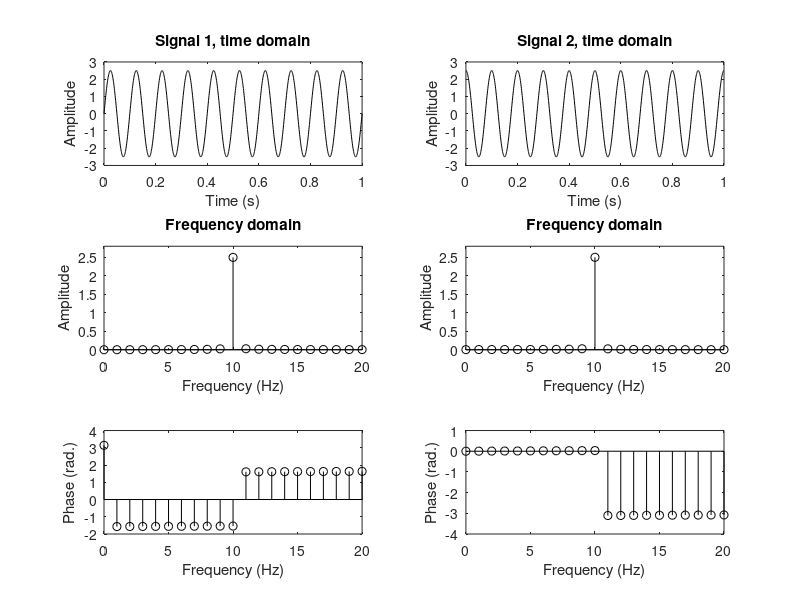

MATLAB code to generate this figure:
%% Interpreting phase values

%% Same amplitude, Different phase
% Simulation parameters
srate = 1000;
time  = 0:1/srate:1;
npnts = length(time);

% Generate signal
signal1 = 2.5*sin(2*pi*10*time +   0  ); % different phase values
signal2 = 2.5*sin(2*pi*10*time + pi/2 ); 

% Fourier transform
fourTime = (0:npnts-1)/npnts;
signal1X = zeros(size(signal1));
signal2X = zeros(size(signal2));

for fi=1:npnts
    csw = exp( -1i*2*pi*(fi-1)*fourTime );
    signal1X(fi) = sum( signal1.*csw );
    signal2X(fi) = sum( signal2.*csw );
end

% Frequencies vector
hz = linspace(0,srate/2,floor(length(time)/2)+1);

% Extract correctly-normalized amplitude
signal1Amp = abs(signal1X(1:length(hz))/npnts);
signal1Amp(2:end) = 2*signal1Amp(2:end);

signal2Amp = abs(signal2X(1:length(hz))/npnts);
signal2Amp(2:end) = 2*signal2Amp(2:end);

% Extract phases
signal1phase = angle(signal1X(1:length(hz)));
signal2phase = angle(signal2X(1:length(hz)));

figure(5), clf

% Plot time-domain signals
subplot(321), plot(time,signal1,'k')
title('Signal 1, time domain')
xlabel('Time (s)'), ylabel('Amplitude')

subplot(322), plot(time,signal2,'k')
title('Signal 2, time domain')
xlabel('Time (s)'), ylabel('Amplitude')

subplot(323), stem(hz,signal1Amp,'k')
title('Frequency domain')
xlabel('Frequency (Hz)'), ylabel('Amplitude')
set(gca,'xlim',[0 20],'ylim',[0 2.8])

subplot(324), stem(hz,signal2Amp,'k')
title('Frequency domain')
xlabel('Frequency (Hz)'), ylabel('Amplitude')
set(gca,'xlim',[0 20],'ylim',[0 2.8])

subplot(325), stem(hz,signal1phase,'k')
xlabel('Frequency (Hz)'), ylabel('Phase (rad.)')
set(gca,'xlim',[0 20])

subplot(326), stem(hz,signal2phase,'k')
xlabel('Frequency (Hz)'), ylabel('Phase (rad.)')
set(gca,'xlim',[0 20])

%% end.